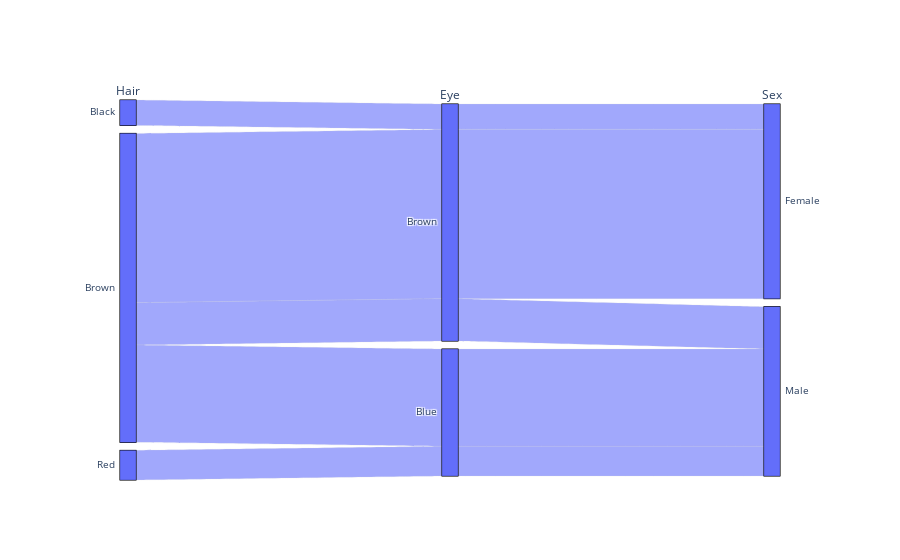

Notebook code for this chart:
### Markdown cell above
<h4 id="Basic-Parallel-Categories-Diagram-with-Counts">Basic Parallel Categories Diagram with Counts<a class="anchor-link" href="#Basic-Parallel-Categories-Diagram-with-Counts">¶</a></h4><p>If the frequency of occurrence for each combination of attributes is known in advance, this can be specified using the <code>counts</code> property</p>

### Code cell
import plotly.graph_objects as go

fig = go.Figure(go.Parcats(
    dimensions=[
        {'label': 'Hair',
         'values': ['Black', 'Brown', 'Brown', 'Brown', 'Red']},
        {'label': 'Eye',
         'values': ['Brown', 'Brown', 'Brown', 'Blue', 'Blue']},
        {'label': 'Sex',
         'values': ['Female', 'Male', 'Female', 'Male', 'Male']}],
    counts=[6, 10, 40, 23, 7]
))


fig.show()

### Figure 1 — Plotly figure (JSON) as saved in the notebook; plotly's stock layout.template omitted (floating-point values rounded to 4 significant figures)
{"data": [{"counts": [6, 10, 40, 23, 7], "dimensions": [{"label": "Hair", "values": ["Black", "Brown", "Brown", "Brown", "Red"]}, {"label": "Eye", "values": ["Brown", "Brown", "Brown", "Blue", "Blue"]}, {"label": "Sex", "values": ["Female", "Male", "Female", "Male", "Male"]}], "type": "parcats"}], "layout": {}}
